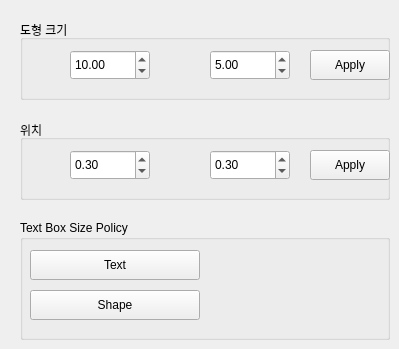
    <widget class="QWidget" name="tab_6">
     <attribute name="title">
      <string>4</string>
     </attribute>
     <widget class="QGroupBox" name="groupBox_15">
      <property name="geometry">
       <rect>
        <x>20</x>
        <y>120</y>
        <width>370</width>
        <height>80</height>
       </rect>
      </property>
      <property name="title">
       <string>위치</string>
      </property>
      <property name="flat">
       <bool>true</bool>
      </property>
      <widget class="QPushButton" name="x_p_btn">
       <property name="geometry">
        <rect>
         <x>290</x>
         <y>30</y>
         <width>80</width>
         <height>30</height>
        </rect>
       </property>
       <property name="focusPolicy">
        <enum>Qt::NoFocus</enum>
       </property>
       <property name="text">
        <string>Apply</string>
       </property>
      </widget>
      <widget class="QLabel" name="label_3">
       <property name="geometry">
        <rect>
         <x>10</x>
         <y>30</y>
         <width>30</width>
         <height>30</height>
        </rect>
       </property>
       <property name="text">
        <string/>
       </property>
       <property name="pixmap">
        <pixmap>:/__resource__/image/unit_x.png</pixmap>
       </property>
      </widget>
      <widget class="QLabel" name="label_4">
       <property name="geometry">
        <rect>
         <x>150</x>
         <y>30</y>
         <width>30</width>
         <height>30</height>
        </rect>
       </property>
       <property name="text">
        <string/>
       </property>
       <property name="pixmap">
        <pixmap>:/__resource__/image/unit_y.png</pixmap>
       </property>
      </widget>
      <widget class="QDoubleSpinBox" name="x_p_in">
       <property name="geometry">
        <rect>
         <x>50</x>
         <y>30</y>
         <width>80</width>
         <height>30</height>
        </rect>
       </property>
       <property name="focusPolicy">
        <enum>Qt::ClickFocus</enum>
       </property>
       <property name="decimals">
        <number>2</number>
       </property>
       <property name="minimum">
        <double>0.000000000000000</double>
       </property>
       <property name="maximum">
        <double>9999.000000000000000</double>
       </property>
       <property name="singleStep">
        <double>0.100000000000000</double>
       </property>
       <property name="value">
        <double>0.300000000000000</double>
       </property>
      </widget>
      <widget class="QDoubleSpinBox" name="y_p_in">
       <property name="geometry">
        <rect>
         <x>190</x>
         <y>30</y>
         <width>80</width>
         <height>30</height>
        </rect>
       </property>
       <property name="focusPolicy">
        <enum>Qt::ClickFocus</enum>
       </property>
       <property name="decimals">
        <number>2</number>
       </property>
       <property name="minimum">
        <double>0.000000000000000</double>
       </property>
       <property name="maximum">
        <double>9999.000000000000000</double>
       </property>
       <property name="singleStep">
        <double>0.100000000000000</double>
       </property>
       <property name="value">
        <double>0.300000000000000</double>
       </property>
      </widget>
     </widget>
     <widget class="QGroupBox" name="groupBox_16">
      <property name="geometry">
       <rect>
        <x>20</x>
        <y>20</y>
        <width>370</width>
        <height>80</height>
       </rect>
      </property>
      <property name="title">
       <string>도형 크기</string>
      </property>
      <property name="flat">
       <bool>true</bool>
      </property>
      <widget class="QPushButton" name="h_w_btn">
       <property name="geometry">
        <rect>
         <x>290</x>
         <y>30</y>
         <width>80</width>
         <height>30</height>
        </rect>
       </property>
       <property name="focusPolicy">
        <enum>Qt::NoFocus</enum>
       </property>
       <property name="text">
        <string>Apply</string>
       </property>
      </widget>
      <widget class="QLabel" name="label">
       <property name="geometry">
        <rect>
         <x>150</x>
         <y>30</y>
         <width>30</width>
         <height>30</height>
        </rect>
       </property>
       <property name="text">
        <string/>
       </property>
       <property name="pixmap">
        <pixmap>:/__resource__/image/unit_scale_x.png</pixmap>
       </property>
      </widget>
      <widget class="QLabel" name="label_2">
       <property name="geometry">
        <rect>
         <x>10</x>
         <y>30</y>
         <width>30</width>
         <height>30</height>
        </rect>
       </property>
       <property name="text">
        <string/>
       </property>
       <property name="pixmap">
        <pixmap>:/__resource__/image/unit_scale_y.png</pixmap>
       </property>
      </widget>
      <widget class="QDoubleSpinBox" name="w_in">
       <property name="geometry">
        <rect>
         <x>190</x>
         <y>30</y>
         <width>80</width>
         <height>30</height>
        </rect>
       </property>
       <property name="focusPolicy">
        <enum>Qt::ClickFocus</enum>
       </property>
       <property name="decimals">
        <number>2</number>
       </property>
       <property name="minimum">
        <double>0.000000000000000</double>
       </property>
       <property name="maximum">
        <double>9999.000000000000000</double>
       </property>
       <property name="singleStep">
        <double>0.100000000000000</double>
       </property>
       <property name="value">
        <double>5.000000000000000</double>
       </property>
      </widget>
      <widget class="QDoubleSpinBox" name="h_in">
       <property name="geometry">
        <rect>
         <x>50</x>
         <y>30</y>
         <width>80</width>
         <height>30</height>
        </rect>
       </property>
       <property name="focusPolicy">
        <enum>Qt::ClickFocus</enum>
       </property>
       <property name="decimals">
        <number>2</number>
       </property>
       <property name="minimum">
        <double>0.000000000000000</double>
       </property>
       <property name="maximum">
        <double>9999.000000000000000</double>
       </property>
       <property name="singleStep">
        <double>0.100000000000000</double>
       </property>
       <property name="value">
        <double>10.000000000000000</double>
       </property>
      </widget>
     </widget>
     <widget class="QGroupBox" name="groupBox_17">
      <property name="geometry">
       <rect>
        <x>20</x>
        <y>220</y>
        <width>370</width>
        <height>120</height>
       </rect>
      </property>
      <property name="styleSheet">
       <string notr="true"/>
      </property>
      <property name="title">
       <string>Text Box Size Policy</string>
      </property>
      <property name="flat">
       <bool>true</bool>
      </property>
      <widget class="QPushButton" name="t_box_free_btn">
       <property name="enabled">
        <bool>true</bool>
       </property>
       <property name="geometry">
        <rect>
         <x>10</x>
         <y>30</y>
         <width>170</width>
         <height>30</height>
        </rect>
       </property>
       <property name="sizePolicy">
        <sizepolicy hsizetype="Expanding" vsizetype="Fixed">
         <horstretch>0</horstretch>
         <verstretch>0</verstretch>
        </sizepolicy>
       </property>
       <property name="focusPolicy">
        <enum>Qt::NoFocus</enum>
       </property>
       <property name="text">
        <string>Text</string>
       </property>
       <property name="icon">
        <iconset>
         <normaloff>:/__resource__/image/unit_text_size.png</normaloff>:/__resource__/image/unit_text_size.png</iconset>
       </property>
       <property name="iconSize">
        <size>
         <width>20</width>
         <height>20</height>
        </size>
       </property>
       <property name="flat">
        <bool>false</bool>
       </property>
      </widget>
      <widget class="QPushButton" name="t_box_fix_btn">
       <property name="enabled">
        <bool>true</bool>
       </property>
       <property name="geometry">
        <rect>
         <x>10</x>
         <y>70</y>
         <width>170</width>
         <height>30</height>
        </rect>
       </property>
       <property name="sizePolicy">
        <sizepolicy hsizetype="Expanding" vsizetype="Fixed">
         <horstretch>0</horstretch>
         <verstretch>0</verstretch>
        </sizepolicy>
       </property>
       <property name="focusPolicy">
        <enum>Qt::NoFocus</enum>
       </property>
       <property name="text">
        <string>Shape</string>
       </property>
       <property name="icon">
        <iconset>
         <normaloff>:/__resource__/image/unit_box_size.png</normaloff>:/__resource__/image/unit_box_size.png</iconset>
       </property>
       <property name="iconSize">
        <size>
         <width>20</width>
         <height>20</height>
        </size>
       </property>
       <property name="flat">
        <bool>false</bool>
       </property>
      </widget>
     </widget>
    </widget>
